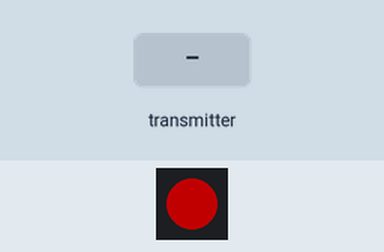
Recording of a sketch running on a simulated ESP32. On the bench: 1 RGB LEDs in strip order, left to right. The inputs (shaded band) are chosen by the test bench. Dim RGB values are drawn brighter than linear; what the sketch prints to the serial monitor is not drawn.

Above: at 1.2 s.
1.3 s: the transmitter starts sending waterTemp = 0
Timing chart, 0 to 10.3 s (numbered marks = the images above; inputs shaded):
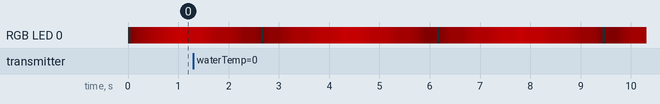

The sketch:

esp_now-device.ino
```cpp
#include <esp_now.h>
#include <WiFi.h>
#include <Adafruit_NeoPixel.h>

#define LED_PIN 48
#define LED_COUNT 1
Adafruit_NeoPixel pixels(LED_COUNT, LED_PIN, NEO_GRB + NEO_KHZ800);

// Structure for receiving
typedef struct struct_message {
  float waterTemp;
  float airTemp;
  float humidity;
  float pressure;
  float tds;
  float waterLevel;
} struct_message;

struct_message incomingData;

// --- RGB flash sequence ---
void flashLEDSequence() {
  int delayMs = 70;
  pixels.setPixelColor(0, pixels.Color(255, 0, 0)); // Red
  pixels.show();
  delay(delayMs);
  pixels.setPixelColor(0, pixels.Color(0, 255, 0)); // Green
  pixels.show();
  delay(delayMs);
  pixels.setPixelColor(0, pixels.Color(0, 0, 255)); // Blue
  pixels.show();
  delay(delayMs);
  pixels.clear();
  pixels.show();
}

// --- ESP-NOW receive callback (updated for ESP-IDF 5.x) ---
void onReceive(const esp_now_recv_info *info, const uint8_t *incomingDataBytes, int len) {
  memcpy(&incomingData, incomingDataBytes, sizeof(incomingData));

  Serial.printf("water_temp:%.2f\n", incomingData.waterTemp);
  Serial.printf("air_temp:%.2f\n", incomingData.airTemp);
  Serial.printf("humidity:%.2f\n", incomingData.humidity);
  Serial.printf("pressure:%.2f\n", incomingData.pressure);
  Serial.printf("tds:%.2f\n", incomingData.tds);
  Serial.printf("water_level:%.2f\n", incomingData.waterLevel);
  Serial.println("---");
  Serial.println("Data relayed to Pi\n");

  flashLEDSequence();
}

void setup() {
  Serial.begin(115200);
  WiFi.mode(WIFI_STA);

  pixels.begin();
  pixels.clear();
  pixels.show();

  if (esp_now_init() != ESP_OK) {
    Serial.println("Error initializing ESP-NOW");
    return;
  }

  esp_now_register_recv_cb(onReceive);  // updated signature accepted
  Serial.print("Receiver MAC Address: ");
  Serial.println(WiFi.macAddress());
  Serial.println("ESP-NOW receiver ready!");
}

void loop() {
  // Idle heartbeat (faint red pulse)
  static unsigned long lastPulse = 0;
  static int brightness = 0;
  static int direction = 5;

  if (millis() - lastPulse > 50) {
    lastPulse = millis();
    brightness += direction;
    if (brightness >= 100 || brightness <= 0) direction = -direction;
    pixels.setPixelColor(0, pixels.Color(brightness, 0, 0));
    pixels.show();
  }
}
```
